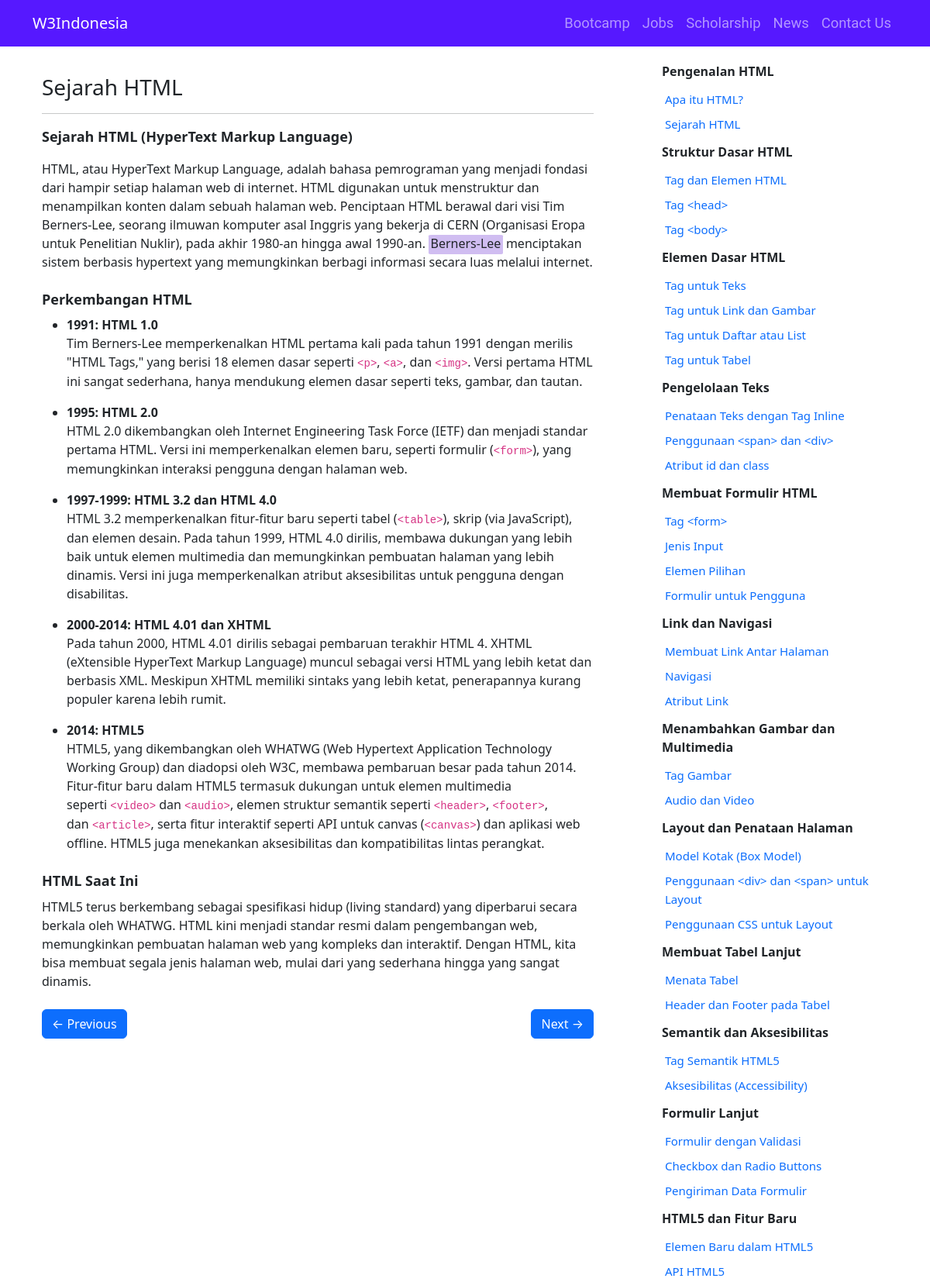
/tutorial/html/pengenalan-html/sejarah-html/ (upper part), run on the app's committed database.
### tutorial/models.py (models this page shows, shortened)
class Article(models.Model):
    STATUS_CHOICES = [
        ('draft', 'Draft'),
        ('publish', 'Publish'),
    ]
    category = models.ForeignKey(Category, related_name='articles', on_delete=models.CASCADE, null=True, blank=True)
    subcategory = models.ForeignKey(Subcategory, related_name='articles', on_delete=models.CASCADE)
    title = models.CharField(max_length=255, validators=[validate_unicode])
    slug = models.SlugField(max_length=100, validators=[validate_unicode])
    content = RichTextField()
    created_at = models.DateTimeField(auto_now_add=True)
    updated_at = models.DateTimeField(auto_now=True)
    order = models.IntegerField(default=0)
    status = models.CharField(max_length=10, choices=STATUS_CHOICES, default='draft')
    def __init__(self, *args, **kwargs):
        super().__init__(*args, **kwargs)
        self.__original_title = self.title
    class Meta:
        constraints = [
            UniqueConstraint(fields=['subcategory', 'slug'], name='unique_slug_in_subcategory')
        ]

class Subcategory(models.Model):
    category = models.ForeignKey(Category, related_name='subcategories', on_delete=models.CASCADE)
    name = models.CharField(max_length=255, validators=[validate_unicode])
    slug = models.SlugField(unique=False, max_length=100, validators=[validate_unicode])
    order = models.PositiveIntegerField(default=0)
    def __init__(self, *args, **kwargs):
        super().__init__(*args, **kwargs)
        self.__original_name = self.name
    class Meta:
        unique_together = ('slug', 'category')

### tutorial/views.py (the view)
# urls.py: path('<slug:category_slug>/<slug:subcategory_slug>/<slug:article_slug>/', views.article_detail, name='article_detail'),
def article_detail(request, category_slug, subcategory_slug, article_slug):
    article = get_object_or_404(
        Article,
        slug=article_slug,
        subcategory__slug=subcategory_slug,
        subcategory__category__slug=category_slug
    )
    if article.status != 'publish':
        raise Http404("Artikel tidak ditemukan atau masih dalam status draft.")
    category = get_object_or_404(Category, slug=category_slug)
    subcategory = get_object_or_404(Subcategory, slug=subcategory_slug, category=category)
    subcategories = Subcategory.objects.filter(category=category).order_by('order')
    articles_in_subcategory = Article.objects.filter(subcategory=subcategory).order_by('order')
    previous_article = (
        articles_in_subcategory
        .filter(order__lt=article.order)
        .order_by('-order')
        .first()
    )
    if not previous_article:
        previous_subcategory = subcategories.filter(order__lt=subcategory.order).last()
        if previous_subcategory:
            previous_article = previous_subcategory.articles.order_by('-order').first()
    next_article = (
        articles_in_subcategory
        .filter(order__gt=article.order)
        .order_by('order')
        .first()
    )
    if not next_article:
        next_subcategory = subcategories.filter(order__gt=subcategory.order).first()
        if next_subcategory:
            next_article = next_subcategory.articles.order_by('order').first()
    return render(request, 'tutorial/article_detail.html', {
        'article': article,
        'previous_article': previous_article,
        'next_article': next_article,
        'subcategory': subcategory,
        'subcategories': subcategories,
    })

### templates/tutorial/article_detail.html (shortened to what this page needs)
{% extends 'base.html' %}
{% block navbar %}
    <nav class="navbar navbar-expand-lg bg-navbar navbar-dark fixed-top">
        <div class="container">
            <a class="navbar-brand mx-auto" href="/">W3Indonesia</a>
            <div class="collapse navbar-collapse" id="navbarNav">
                <ul class="navbar-nav ms-auto">
                    <li class="nav-item">
                        <a class="nav-link" href="/bootcamp/">Bootcamp</a>
                    </li>
                    <li class="nav-item">
                        <a class="nav-link" href="/jobs/">Jobs</a>
                    </li>
                    <li class="nav-item">
                        <a class="nav-link" href="/scholarship/">Scholarship</a>
                    </li>
                    <li class="nav-item">
                        <a class="nav-link" href="/news/">News</a>
                    </li>
                    <li class="nav-item">
                        <a class="nav-link" href="/contact/">Contact Us</a>
                    </li>
                </ul>
            </div>
        </div>
    </nav>
{% endblock %}
{% block content %}
<div class="container mt-4 py-5">
    <div class="row">
        <div class="col-md-8 p-4">
            <h3>{{ article.title }}</h3>
            <hr>
            <div id="tutorial-content">
                {{ article.content|safe }}
            </div>
            <div class="d-flex justify-content-between mt-4">
                {% if previous_article %}
                    <a href="{% url 'tutorial:article_detail' category_slug=previous_article.subcategory.category.slug subcategory_slug=previous_article.subcategory.slug article_slug=previous_article.slug %}" class="btn btn-primary fixed-width-button">
                        &larr; Previous
                    </a>
                {% else %}
                    <a href="{% url 'home' %}" class="btn btn-primary fixed-width-button">
                        &larr; Home
                    </a>
                {% endif %}
                {% if next_article %}
                    <a href="{% url 'tutorial:article_detail' category_slug=next_article.subcategory.category.slug subcategory_slug=next_article.subcategory.slug article_slug=next_article.slug %}" class="btn btn-primary fixed-width-button">
                        Next &rarr;
                    </a>
                {% else %}
                    <button class="btn btn-primary fixed-width-button" disabled>Next &rarr;</button>
                {% endif %}
            </div>
        </div>
        <div class="col-md-4 d-none d-md-block ps-5">
            <div class="position-sticky" style="top: 70px; max-height: calc(100vh - 70px); overflow-y: auto; overflow-x: hidden;">
                <ul class="list-group list-group-flush" id="sidebar">
                    {% for sub in subcategories %}
                        <li class="list-group-item border-0">
                            <strong>{{ sub.name }}</strong>
                        </li>
                        {% for article in sub.articles.all %}
                            <li type="button" class="list-group-item list-group-item-action sidebar-list border-0 ms-3 p-1">
                                <a href="{% url 'tutorial:article_detail' category_slug=sub.category.slug subcategory_slug=sub.slug article_slug=article.slug %}"
                                   class="text-decoration-none" style="font-size: 15px;">
                                    {{ article.title }}
                                </a>
                            </li>
                        {% empty %}
                            <li class="list-group-item ms-3 border-0 ms-3 p-1">No articles available in this subcategory.</li>
                        {% endfor %}
                    {% empty %}
                        <li class="list-group-item border-0 ms-3 p-1">No subcategories available.</li>
                    {% endfor %}
                </ul>
            </div>
        </div>
    </div>
</div>
{% endblock %}

### static/css/style.css (style rules this page uses)
html, body { height: 100%; margin: 0; display: grid; grid-template-rows: 1fr auto; }
.bg-navbar { background-color: #6918ff; }
.callout-inline1 { padding-left: 0.15rem; padding-right: 0.15rem; padding-bottom: 0.20rem; border-radius: 5%; background-color: #d0bdf1; }
.bg-navbar { background-color: #5618ff; }
.navbar-nav .nav-link { font-family: "Roboto", sans-serif; font-size: 1.15rem; }
.col-md-4 { display: flex; flex-direction: column; }

### data on the page
Article: title "Sejarah HTML", content "Sejarah HTML (HyperText Markup Language) HTML, atau HyperText Markup Language, adalah bahasa pemrograman yang menjadi fondasi dari hampir setiap halaman web di internet. HTML digunakan untuk menstruktur dan menampilkan konten dalam sebuah halaman web. Penciptaan HTML berawal dari visi Tim Berners-Lee, seorang ilmuwan komputer asal Inggris yang bekerja di CERN (Organisasi Eropa untuk Penelitian Nuklir), pada akhir 1980-an hingga awal 1990-an. Berners-Lee menciptakan sistem berbasis hypertext yang memungkinkan berbagi informasi secara luas melalui internet. Perkembangan HTML 1991: HTML 1.0 Tim Berners-Lee memperkenalkan HTML pertama kali pada tahun 1991 dengan merilis \"HTML Tags,\" yang berisi…"
Subcategory: name "Pengenalan HTML"
Article: title "Apa itu HTML?"
Subcategory: name "Struktur Dasar HTML"
Article: title "Tag dan Elemen HTML"
Article: title "Tag <head>"
Article: title "Tag <body>"
Subcategory: name "Elemen Dasar HTML"
Article: title "Tag untuk Teks"
Article: title "Tag untuk Link dan Gambar"
Article: title "Tag untuk Daftar atau List"
Article: title "Tag untuk Tabel"
Subcategory: name "Pengelolaan Teks"
Article: title "Penataan Teks dengan Tag Inline"
Article: title "Penggunaan <span> dan <div>"
Article: title "Atribut id dan class"
Subcategory: name "Membuat Formulir HTML"
Article: title "Tag <form>"
Article: title "Jenis Input"
Article: title "Elemen Pilihan"
Article: title "Formulir untuk Pengguna"
Subcategory: name "Link dan Navigasi"
Article: title "Membuat Link Antar Halaman"
Article: title "Navigasi"
Article: title "Atribut Link"
Subcategory: name "Menambahkan Gambar dan Multimedia"
Article: title "Tag Gambar"
Article: title "Audio dan Video"
Subcategory: name "Layout dan Penataan Halaman"
Article: title "Model Kotak (Box Model)"
Article: title "Penggunaan <div> dan <span> untuk Layout"
Article: title "Penggunaan CSS untuk Layout"
Subcategory: name "Membuat Tabel Lanjut"
Article: title "Menata Tabel"
Article: title "Header dan Footer pada Tabel"
Subcategory: name "Semantik dan Aksesibilitas"
Article: title "Tag Semantik HTML5"
Article: title "Aksesibilitas (Accessibility)"
Subcategory: name "Formulir Lanjut"
Article: title "Formulir dengan Validasi"
Article: title "Checkbox dan Radio Buttons"
Article: title "Pengiriman Data Formulir"
Subcategory: name "HTML5 dan Fitur Baru"
Article: title "Elemen Baru dalam HTML5"
Article: title "API HTML5"
